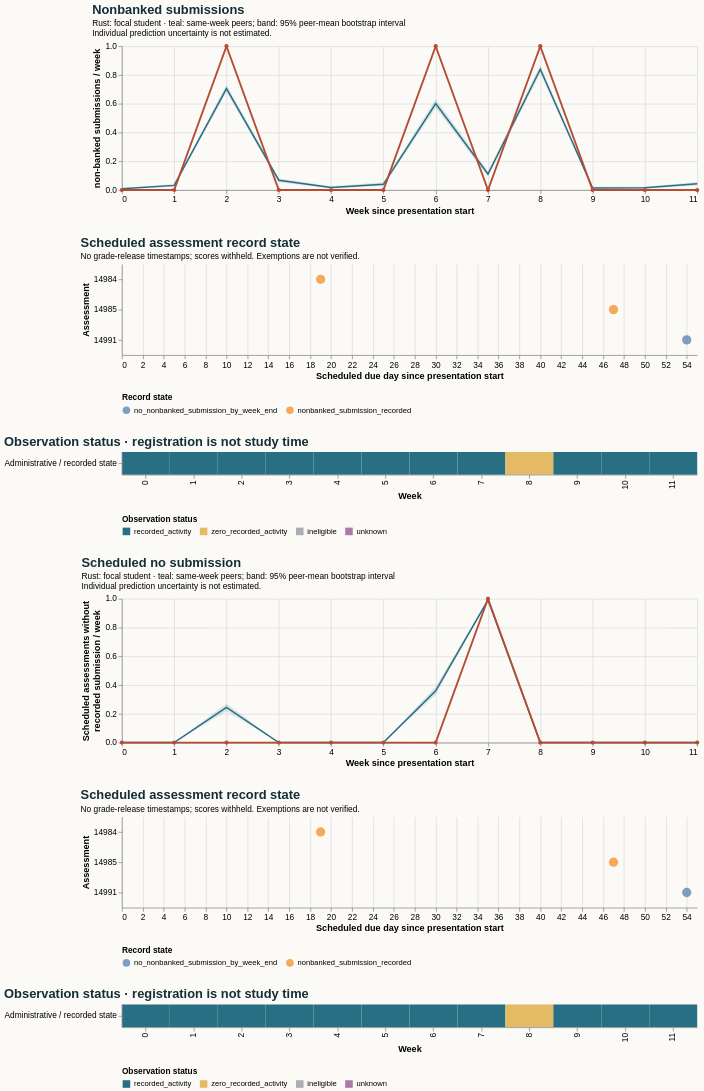

The Vega-Lite source for this figure:
### Vega-Lite specification from a JSON file in a GitHub repository (floating-point values rounded to 4 significant figures)
{"$schema": "https://vega.github.io/schema/vega-lite/v5.20.1.json", "config": {"axis": {"labelFontSize": 11, "titleFontSize": 12}, "background": "#fbfaf7", "font": "sans-serif", "title": {"anchor": "start", "color": "#142e38", "fontSize": 17, "subtitleFontSize": 11}, "view": {"continuousHeight": 300, "continuousWidth": 300, "stroke": null}}, "datasets": {"data-009dbbb66ec99ca051684e62a8a883ed": [{"as_of_day": 20, "assessment_id": 14984, "course": "BBB_2013B", "due_day": 19, "person_id": 490514, "score_status": "withheld_release_time_unknown", "state": "nonbanked_submission_recorded", "week": 2}, {"as_of_day": 48, "assessment_id": 14985, "course": "BBB_2013B", "due_day": 47, "person_id": 490514, "score_status": "withheld_release_time_unknown", "state": "nonbanked_submission_recorded", "week": 6}, {"as_of_day": 55, "assessment_id": 14991, "course": "BBB_2013B", "due_day": 54, "person_id": 490514, "score_status": "withheld_release_time_unknown", "state": "no_nonbanked_submission_by_week_end", "week": 7}], "data-235937240b98ad273b0d4062a1ea96a8": [{"end_day": 6, "focal_value": 0.0, "peer_ci_high": 0.01331, "peer_ci_low": 0.003549, "peer_mean": 0.007986, "peer_observations": 1127, "peer_people": 1127, "reference": "course", "unit": "non-banked submissions / week", "week": 0}, {"end_day": 13, "focal_value": 0.0, "peer_ci_high": 0.04193, "peer_ci_low": 0.0223, "peer_mean": 0.03211, "peer_observations": 1121, "peer_people": 1121, "reference": "course", "unit": "non-banked submissions / week", "week": 1}, {"end_day": 20, "focal_value": 1.0, "peer_ci_high": 0.7317, "peer_ci_low": 0.6805, "peer_mean": 0.705, "peer_observations": 1105, "peer_people": 1105, "reference": "course", "unit": "non-banked submissions / week", "week": 2}, {"end_day": 27, "focal_value": 0.0, "peer_ci_high": 0.08197, "peer_ci_low": 0.05326, "peer_mean": 0.06831, "peer_observations": 1098, "peer_people": 1098, "reference": "course", "unit": "non-banked submissions / week", "week": 3}, {"end_day": 34, "focal_value": 0.0, "peer_ci_high": 0.02629, "peer_ci_low": 0.01077, "peer_mean": 0.01784, "peer_observations": 1065, "peer_people": 1065, "reference": "course", "unit": "non-banked submissions / week", "week": 4}, {"end_day": 41, "focal_value": 0.0, "peer_ci_high": 0.05343, "peer_ci_low": 0.02786, "peer_mean": 0.0397, "peer_observations": 1058, "peer_people": 1058, "reference": "course", "unit": "non-banked submissions / week", "week": 5}, {"end_day": 48, "focal_value": 1.0, "peer_ci_high": 0.6319, "peer_ci_low": 0.5709, "peer_mean": 0.601, "peer_observations": 1050, "peer_people": 1050, "reference": "course", "unit": "non-banked submissions / week", "week": 6}, {"end_day": 55, "focal_value": 0.0, "peer_ci_high": 0.1315, "peer_ci_low": 0.09284, "peer_mean": 0.1112, "peer_observations": 1034, "peer_people": 1034, "reference": "course", "unit": "non-banked submissions / week", "week": 7}, {"end_day": 62, "focal_value": 1.0, "peer_ci_high": 0.8682, "peer_ci_low": 0.8115, "peer_mean": 0.8398, "peer_observations": 1024, "peer_people": 1024, "reference": "course", "unit": "non-banked submissions / week", "week": 8}, {"end_day": 69, "focal_value": 0.0, "peer_ci_high": 0.02185, "peer_ci_low": 0.006951, "peer_mean": 0.0139, "peer_observations": 1007, "peer_people": 1007, "reference": "course", "unit": "non-banked submissions / week", "week": 9}, {"end_day": 76, "focal_value": 0.0, "peer_ci_high": 0.02298, "peer_ci_low": 0.007992, "peer_mean": 0.01499, "peer_observations": 1001, "peer_people": 1001, "reference": "course", "unit": "non-banked submissions / week", "week": 10}, {"end_day": 83, "focal_value": 0.0, "peer_ci_high": 0.05522, "peer_ci_low": 0.03213, "peer_mean": 0.04317, "peer_observations": 996, "peer_people": 996, "reference": "course", "unit": "non-banked submissions / week", "week": 11}], "data-36bbf7b54e4a7220a6311818fb38f73b": [{"eligible_days": 7.0, "end_day": 6, "logging_completeness": "unknown", "observation_status": "recorded_activity", "row": "Administrative / recorded state", "score_status": "withheld_release_time_unknown", "start_day": 0, "value": 0.0, "week": 0}, {"eligible_days": 7.0, "end_day": 13, "logging_completeness": "unknown", "observation_status": "recorded_activity", "row": "Administrative / recorded state", "score_status": "withheld_release_time_unknown", "start_day": 7, "value": 0.0, "week": 1}, {"eligible_days": 7.0, "end_day": 20, "logging_completeness": "unknown", "observation_status": "recorded_activity", "row": "Administrative / recorded state", "score_status": "withheld_release_time_unknown", "start_day": 14, "value": 1.0, "week": 2}, {"eligible_days": 7.0, "end_day": 27, "logging_completeness": "unknown", "observation_status": "recorded_activity", "row": "Administrative / recorded state", "score_status": "withheld_release_time_unknown", "start_day": 21, "value": 0.0, "week": 3}, {"eligible_days": 7.0, "end_day": 34, "logging_completeness": "unknown", "observation_status": "recorded_activity", "row": "Administrative / recorded state", "score_status": "withheld_release_time_unknown", "start_day": 28, "value": 0.0, "week": 4}, {"eligible_days": 7.0, "end_day": 41, "logging_completeness": "unknown", "observation_status": "recorded_activity", "row": "Administrative / recorded state", "score_status": "withheld_release_time_unknown", "start_day": 35, "value": 0.0, "week": 5}, {"eligible_days": 7.0, "end_day": 48, "logging_completeness": "unknown", "observation_status": "recorded_activity", "row": "Administrative / recorded state", "score_status": "withheld_release_time_unknown", "start_day": 42, "value": 1.0, "week": 6}, {"eligible_days": 7.0, "end_day": 55, "logging_completeness": "unknown", "observation_status": "recorded_activity", "row": "Administrative / recorded state", "score_status": "withheld_release_time_unknown", "start_day": 49, "value": 0.0, "week": 7}, {"eligible_days": 7.0, "end_day": 62, "logging_completeness": "unknown", "observation_status": "zero_recorded_activity", "row": "Administrative / recorded state", "score_status": "withheld_release_time_unknown", "start_day": 56, "value": 1.0, "week": 8}, {"eligible_days": 7.0, "end_day": 69, "logging_completeness": "unknown", "observation_status": "recorded_activity", "row": "Administrative / recorded state", "score_status": "withheld_release_time_unknown", "start_day": 63, "value": 0.0, "week": 9}, {"eligible_days": 7.0, "end_day": 76, "logging_completeness": "unknown", "observation_status": "recorded_activity", "row": "Administrative / recorded state", "score_status": "withheld_release_time_unknown", "start_day": 70, "value": 0.0, "week": 10}, {"eligible_days": 7.0, "end_day": 83, "logging_completeness": "unknown", "observation_status": "recorded_activity", "row": "Administrative / recorded state", "score_status": "withheld_release_time_unknown", "start_day": 77, "value": 0.0, "week": 11}], "data-429c7d6d249c2be638ac624c3709f1e3": [{"end_day": 6, "focal_value": 0.0, "peer_ci_high": 0.0, "peer_ci_low": 0.0, "peer_mean": 0.0, "peer_observations": 1127, "peer_people": 1127, "reference": "course", "unit": "scheduled assessments without recorded submission / week", "week": 0}, {"end_day": 13, "focal_value": 0.0, "peer_ci_high": 0.0, "peer_ci_low": 0.0, "peer_mean": 0.0, "peer_observations": 1121, "peer_people": 1121, "reference": "course", "unit": "scheduled assessments without recorded submission / week", "week": 1}, {"end_day": 20, "focal_value": 0.0, "peer_ci_high": 0.2724, "peer_ci_low": 0.2181, "peer_mean": 0.2443, "peer_observations": 1105, "peer_people": 1105, "reference": "course", "unit": "scheduled assessments without recorded submission / week", "week": 2}, {"end_day": 27, "focal_value": 0.0, "peer_ci_high": 0.0, "peer_ci_low": 0.0, "peer_mean": 0.0, "peer_observations": 1098, "peer_people": 1098, "reference": "course", "unit": "scheduled assessments without recorded submission / week", "week": 3}, {"end_day": 34, "focal_value": 0.0, "peer_ci_high": 0.0, "peer_ci_low": 0.0, "peer_mean": 0.0, "peer_observations": 1065, "peer_people": 1065, "reference": "course", "unit": "scheduled assessments without recorded submission / week", "week": 4}, {"end_day": 41, "focal_value": 0.0, "peer_ci_high": 0.0, "peer_ci_low": 0.0, "peer_mean": 0.0, "peer_observations": 1058, "peer_people": 1058, "reference": "course", "unit": "scheduled assessments without recorded submission / week", "week": 5}, {"end_day": 48, "focal_value": 0.0, "peer_ci_high": 0.3895, "peer_ci_low": 0.3324, "peer_mean": 0.36, "peer_observations": 1050, "peer_people": 1050, "reference": "course", "unit": "scheduled assessments without recorded submission / week", "week": 6}, {"end_day": 55, "focal_value": 1.0, "peer_ci_high": 0.9961, "peer_ci_low": 0.9855, "peer_mean": 0.9913, "peer_observations": 1034, "peer_people": 1034, "reference": "course", "unit": "scheduled assessments without recorded submission / week", "week": 7}, {"end_day": 62, "focal_value": 0.0, "peer_ci_high": 0.0, "peer_ci_low": 0.0, "peer_mean": 0.0, "peer_observations": 1024, "peer_people": 1024, "reference": "course", "unit": "scheduled assessments without recorded submission / week", "week": 8}, {"end_day": 69, "focal_value": 0.0, "peer_ci_high": 0.0, "peer_ci_low": 0.0, "peer_mean": 0.0, "peer_observations": 1007, "peer_people": 1007, "reference": "course", "unit": "scheduled assessments without recorded submission / week", "week": 9}, {"end_day": 76, "focal_value": 0.0, "peer_ci_high": 0.0, "peer_ci_low": 0.0, "peer_mean": 0.0, "peer_observations": 1001, "peer_people": 1001, "reference": "course", "unit": "scheduled assessments without recorded submission / week", "week": 10}, {"end_day": 83, "focal_value": 0.0, "peer_ci_high": 0.0, "peer_ci_low": 0.0, "peer_mean": 0.0, "peer_observations": 996, "peer_people": 996, "reference": "course", "unit": "scheduled assessments without recorded submission / week", "week": 11}], "data-a4ce6c0694f75ee53bfde85eb705f2a5": [{"eligible_days": 7.0, "end_day": 6, "logging_completeness": "unknown", "observation_status": "recorded_activity", "row": "Administrative / recorded state", "score_status": "withheld_release_time_unknown", "start_day": 0, "value": 0.0, "week": 0}, {"eligible_days": 7.0, "end_day": 13, "logging_completeness": "unknown", "observation_status": "recorded_activity", "row": "Administrative / recorded state", "score_status": "withheld_release_time_unknown", "start_day": 7, "value": 0.0, "week": 1}, {"eligible_days": 7.0, "end_day": 20, "logging_completeness": "unknown", "observation_status": "recorded_activity", "row": "Administrative / recorded state", "score_status": "withheld_release_time_unknown", "start_day": 14, "value": 0.0, "week": 2}, {"eligible_days": 7.0, "end_day": 27, "logging_completeness": "unknown", "observation_status": "recorded_activity", "row": "Administrative / recorded state", "score_status": "withheld_release_time_unknown", "start_day": 21, "value": 0.0, "week": 3}, {"eligible_days": 7.0, "end_day": 34, "logging_completeness": "unknown", "observation_status": "recorded_activity", "row": "Administrative / recorded state", "score_status": "withheld_release_time_unknown", "start_day": 28, "value": 0.0, "week": 4}, {"eligible_days": 7.0, "end_day": 41, "logging_completeness": "unknown", "observation_status": "recorded_activity", "row": "Administrative / recorded state", "score_status": "withheld_release_time_unknown", "start_day": 35, "value": 0.0, "week": 5}, {"eligible_days": 7.0, "end_day": 48, "logging_completeness": "unknown", "observation_status": "recorded_activity", "row": "Administrative / recorded state", "score_status": "withheld_release_time_unknown", "start_day": 42, "value": 0.0, "week": 6}, {"eligible_days": 7.0, "end_day": 55, "logging_completeness": "unknown", "observation_status": "recorded_activity", "row": "Administrative / recorded state", "score_status": "withheld_release_time_unknown", "start_day": 49, "value": 1.0, "week": 7}, {"eligible_days": 7.0, "end_day": 62, "logging_completeness": "unknown", "observation_status": "zero_recorded_activity", "row": "Administrative / recorded state", "score_status": "withheld_release_time_unknown", "start_day": 56, "value": 0.0, "week": 8}, {"eligible_days": 7.0, "end_day": 69, "logging_completeness": "unknown", "observation_status": "recorded_activity", "row": "Administrative / recorded state", "score_status": "withheld_release_time_unknown", "start_day": 63, "value": 0.0, "week": 9}, {"eligible_days": 7.0, "end_day": 76, "logging_completeness": "unknown", "observation_status": "recorded_activity", "row": "Administrative / recorded state", "score_status": "withheld_release_time_unknown", "start_day": 70, "value": 0.0, "week": 10}, {"eligible_days": 7.0, "end_day": 83, "logging_completeness": "unknown", "observation_status": "recorded_activity", "row": "Administrative / recorded state", "score_status": "withheld_release_time_unknown", "start_day": 77, "value": 0.0, "week": 11}]}, "resolve": {"scale": {"color": "independent"}}, "spacing": 28, "vconcat": [{"data": {"name": "data-235937240b98ad273b0d4062a1ea96a8"}, "height": 190, "layer": [{"encoding": {"x": {"axis": {"tickMinStep": 1}, "field": "week", "title": "Week since presentation start", "type": "quantitative"}, "y": {"field": "peer_ci_low", "scale": {"zero": true}, "title": "non-banked submissions / week", "type": "quantitative"}, "y2": {"field": "peer_ci_high"}}, "mark": {"color": "#286f83", "opacity": 0.16, "type": "area"}}, {"encoding": {"tooltip": [{"field": "week", "type": "quantitative"}, {"field": "peer_mean", "type": "quantitative"}, {"field": "peer_people", "type": "quantitative"}, {"field": "peer_observations", "type": "quantitative"}], "x": {"field": "week", "type": "quantitative"}, "y": {"field": "peer_mean", "type": "quantitative"}}, "mark": {"color": "#286f83", "strokeWidth": 2, "type": "line"}}, {"encoding": {"tooltip": [{"field": "week", "type": "quantitative"}, {"field": "focal_value", "type": "quantitative"}], "x": {"field": "week", "type": "quantitative"}, "y": {"field": "focal_value", "type": "quantitative"}}, "mark": {"color": "#b64c35", "point": {"color": "#b64c35"}, "strokeWidth": 2.5, "type": "line"}}], "title": {"subtitle": ["Rust: focal student · teal: same-week peers; band: 95% peer-mean bootstrap interval", "Individual prediction uncertainty is not estimated."], "text": "Nonbanked submissions"}, "width": 760}, {"data": {"name": "data-009dbbb66ec99ca051684e62a8a883ed"}, "encoding": {"color": {"field": "state", "legend": {"labelLimit": 400, "orient": "bottom"}, "title": "Record state", "type": "nominal"}, "tooltip": [{"field": "assessment_id", "type": "quantitative"}, {"field": "due_day", "type": "quantitative"}, {"field": "as_of_day", "type": "quantitative"}, {"field": "state", "type": "nominal"}, {"field": "score_status", "type": "nominal"}], "x": {"field": "due_day", "title": "Scheduled due day since presentation start", "type": "quantitative"}, "y": {"field": "assessment_id", "title": "Assessment", "type": "nominal"}}, "height": 120, "mark": {"filled": true, "size": 150, "type": "point"}, "title": {"subtitle": "No grade-release timestamps; scores withheld. Exemptions are not verified.", "text": "Scheduled assessment record state"}, "width": 760}, {"data": {"name": "data-36bbf7b54e4a7220a6311818fb38f73b"}, "encoding": {"color": {"field": "observation_status", "legend": {"labelLimit": 260, "orient": "bottom"}, "scale": {"domain": ["recorded_activity", "zero_recorded_activity", "ineligible", "unknown"], "range": ["#286f83", "#e4bb64", "#aaaeb3", "#ac78a5"]}, "title": "Observation status", "type": "nominal"}, "tooltip": [{"field": "week", "type": "quantitative"}, {"field": "eligible_days", "type": "quantitative"}, {"field": "observation_status", "type": "nominal"}, {"field": "logging_completeness", "type": "nominal"}], "x": {"field": "week", "title": "Week", "type": "ordinal"}, "y": {"field": "row", "title": null, "type": "nominal"}}, "height": 30, "mark": {"type": "rect"}, "title": "Observation status · registration is not study time", "width": 760}, {"data": {"name": "data-429c7d6d249c2be638ac624c3709f1e3"}, "height": 190, "layer": [{"encoding": {"x": {"axis": {"tickMinStep": 1}, "field": "week", "title": "Week since presentation start", "type": "quantitative"}, "y": {"field": "peer_ci_low", "scale": {"zero": true}, "title": ["Scheduled assessments without", "recorded submission / week"], "type": "quantitative"}, "y2": {"field": "peer_ci_high"}}, "mark": {"color": "#286f83", "opacity": 0.16, "type": "area"}}, {"encoding": {"tooltip": [{"field": "week", "type": "quantitative"}, {"field": "peer_mean", "type": "quantitative"}, {"field": "peer_people", "type": "quantitative"}, {"field": "peer_observations", "type": "quantitative"}], "x": {"field": "week", "type": "quantitative"}, "y": {"field": "peer_mean", "type": "quantitative"}}, "mark": {"color": "#286f83", "strokeWidth": 2, "type": "line"}}, {"encoding": {"tooltip": [{"field": "week", "type": "quantitative"}, {"field": "focal_value", "type": "quantitative"}], "x": {"field": "week", "type": "quantitative"}, "y": {"field": "focal_value", "type": "quantitative"}}, "mark": {"color": "#b64c35", "point": {"color": "#b64c35"}, "strokeWidth": 2.5, "type": "line"}}], "title": {"subtitle": ["Rust: focal student · teal: same-week peers; band: 95% peer-mean bootstrap interval", "Individual prediction uncertainty is not estimated."], "text": "Scheduled no submission"}, "width": 760}, {"data": {"name": "data-009dbbb66ec99ca051684e62a8a883ed"}, "encoding": {"color": {"field": "state", "legend": {"labelLimit": 400, "orient": "bottom"}, "title": "Record state", "type": "nominal"}, "tooltip": [{"field": "assessment_id", "type": "quantitative"}, {"field": "due_day", "type": "quantitative"}, {"field": "as_of_day", "type": "quantitative"}, {"field": "state", "type": "nominal"}, {"field": "score_status", "type": "nominal"}], "x": {"field": "due_day", "title": "Scheduled due day since presentation start", "type": "quantitative"}, "y": {"field": "assessment_id", "title": "Assessment", "type": "nominal"}}, "height": 120, "mark": {"filled": true, "size": 150, "type": "point"}, "title": {"subtitle": "No grade-release timestamps; scores withheld. Exemptions are not verified.", "text": "Scheduled assessment record state"}, "width": 760}, {"data": {"name": "data-a4ce6c0694f75ee53bfde85eb705f2a5"}, "encoding": {"color": {"field": "observation_status", "legend": {"labelLimit": 260, "orient": "bottom"}, "scale": {"domain": ["recorded_activity", "zero_recorded_activity", "ineligible", "unknown"], "range": ["#286f83", "#e4bb64", "#aaaeb3", "#ac78a5"]}, "title": "Observation status", "type": "nominal"}, "tooltip": [{"field": "week", "type": "quantitative"}, {"field": "eligible_days", "type": "quantitative"}, {"field": "observation_status", "type": "nominal"}, {"field": "logging_completeness", "type": "nominal"}], "x": {"field": "week", "title": "Week", "type": "ordinal"}, "y": {"field": "row", "title": null, "type": "nominal"}}, "height": 30, "mark": {"type": "rect"}, "title": "Observation status · registration is not study time", "width": 760}]}
